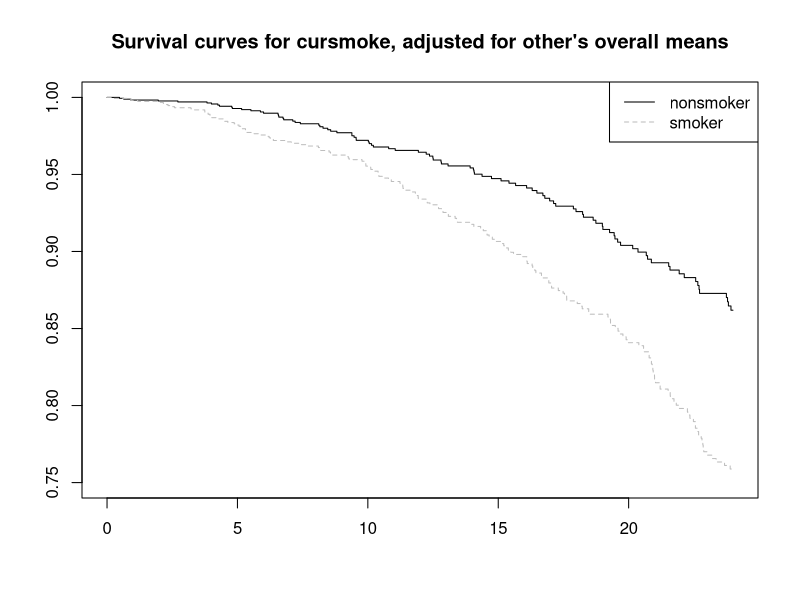

The R script that drew this image:
## ---- chunk 1
#install.packages("survival")
library(survival)
setwd("D:\\Code_Factory\\surv_anly\\2")
fmh <- read.table("framingham.csv",sep = ",", header = T)[,-1]
fmh$age2 <- (fmh$age^2)
## ---- chunk 2
Y1 = Surv(fmh$time_outcome, fmh$outcome==2)
model1 = coxph(Y1 ~ cursmoke + female + totchol + age +
               age2 + bmi + BPVar + heartrte + glucose, data = fmh)

Y2 = Surv(fmh$time_outcome, fmh$outcome==2)
model2 = coxph(Y2 ~ cursmoke + female + totchol + age +
               age2 + bmi + BPVar + heartrte + glucose + 
                 cursmoke * female, data = fmh)

Y3 = Surv(fmh$age,fmh$age+fmh$time_outcome,fmh$outcome==2)
model3 = coxph(Y3 ~ cursmoke + female + totchol + bmi + BPVar + 
                 heartrte + glucose, data = fmh)
## ---- chunk 3
summary(model1)
summary(model3)
## ---- chunk 4
# model1 99% CI
l1 = exp(model1[["coefficients"]][["cursmoke"]] -
           qnorm(1 - (1 - 0.99)/2) * sqrt(model1[["var"]][1,1]))
u1 = exp(model1[["coefficients"]][["cursmoke"]] +
           qnorm(1 - (1 - 0.99)/2) * sqrt(model1[["var"]][1,1]))
print(paste0("Model 1 99% CI: [",as.character(l1) ,
             ",", as.character(u1), "]"))

# model3 99% CI
l3 = exp(model3[["coefficients"]][["cursmoke"]] -
           qnorm(1 - (1 - 0.99)/2) * sqrt(model1[["var"]][1,1]))
u3 = exp(model3[["coefficients"]][["cursmoke"]] +
           qnorm(1 - (1 - 0.99)/2) * sqrt(model1[["var"]][1,1]))
print(paste0("Model 3 99% CI: [",as.character(l3) ,
             ",", as.character(u3), "]"))
## ---- chunk 5
summary(model2)
## ---- chunk 6
est1 = model2[["coefficients"]][["female"]] + 
  model2[["coefficients"]][["cursmoke:female"]]
exp(est1)
sd1 = sqrt(model2[["var"]][2,2] + 
             model2[["var"]][10,10]+2*model2[["var"]][2,10])
# model2 99% CI 1
l2.1 = exp(est1 - qnorm(1 - (1 - 0.99)/2) * sd1)
u2.1 = exp(est1 + qnorm(1 - (1 - 0.99)/2) * sd1)
print(paste0("Model 2 99% CI 1: [",as.character(l2.1) ,
             ",", as.character(u2.1), "]"))
## ---- chunk 7
est2 = model2[["coefficients"]][["female"]]
exp(est2)
sd2 = sqrt(model2[["var"]][2,2])
# model2 99% CI 1
l2.2 = exp(est2 - qnorm(1 - (1 - 0.99)/2) * sd2)
u2.2 = exp(est2 + qnorm(1 - (1 - 0.99)/2) * sd2)
print(paste0("Model 2 99% CI 1: [",as.character(l2.2)
             , ",", as.character(u2.2), "]"))
## ---- chunk 8
# fit model 1 stratified by cursmoke to get the adjusted survival curves  
model1s = coxph(Y1 ~ strata(cursmoke) + female + totchol + age +
               age2 + bmi + BPVar + heartrte + glucose, data = fmh)

pattern = data.frame(female = mean(fmh$female), totchol = mean(fmh$totchol),
                     age = mean(fmh$age), age2 = mean(fmh$age2), bmi = mean(fmh$bmi),
                     BPVar = mean(fmh$BPVar), heartrte = mean(fmh$heartrte),
                     glucose = mean(fmh$glucose))


summary(survfit(model1s, newdata = pattern))

plot(survfit(model1s, newdata = pattern), conf.int=F,
     lty = c("solid", "dashed"), col=c("black","grey"),
     main = "Survival curves for cursmoke, adjusted for other's overall means",
     ylim = c(0.75,1))
legend("topright", c("nonsmoker", "smoker"), lty=c("solid","dashed"),
       col=c("black","grey"))
